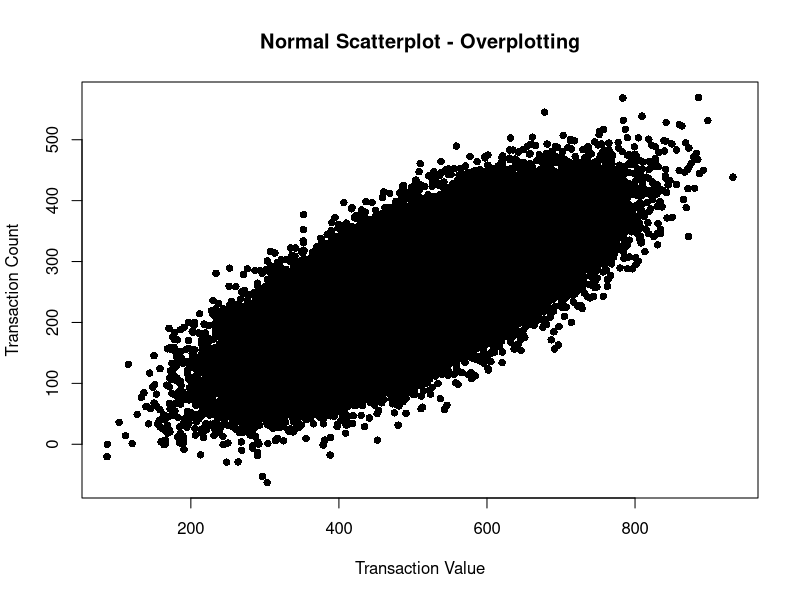
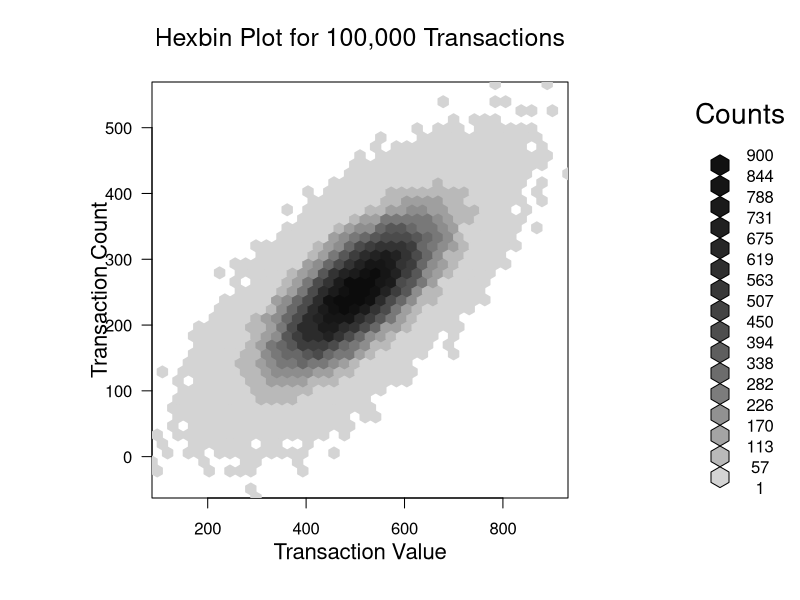

Write the R code that produced these figures, in order.
# Problem 18: Large Scatterplot

# Generate 100,000 transaction records
set.seed(123)

n <- 100000

transaction_value <- rnorm(n, mean = 500, sd = 100)

transaction_count <- 
  transaction_value * 0.5 +
  rnorm(n, mean = 0, sd = 50)

data <- data.frame(
  Transaction_Value = transaction_value,
  Transaction_Count = transaction_count
)

# Normal scatterplot
plot(
  data$Transaction_Value,
  data$Transaction_Count,
  main = "Normal Scatterplot - Overplotting",
  xlab = "Transaction Value",
  ylab = "Transaction Count",
  pch = 16
)

# Use hexbin plot
install.packages("hexbin")
library(hexbin)

hex <- hexbin(
  data$Transaction_Value,
  data$Transaction_Count,
  xbins = 40
)

plot(
  hex,
  main = "Hexbin Plot for 100,000 Transactions",
  xlab = "Transaction Value",
  ylab = "Transaction Count"
)
